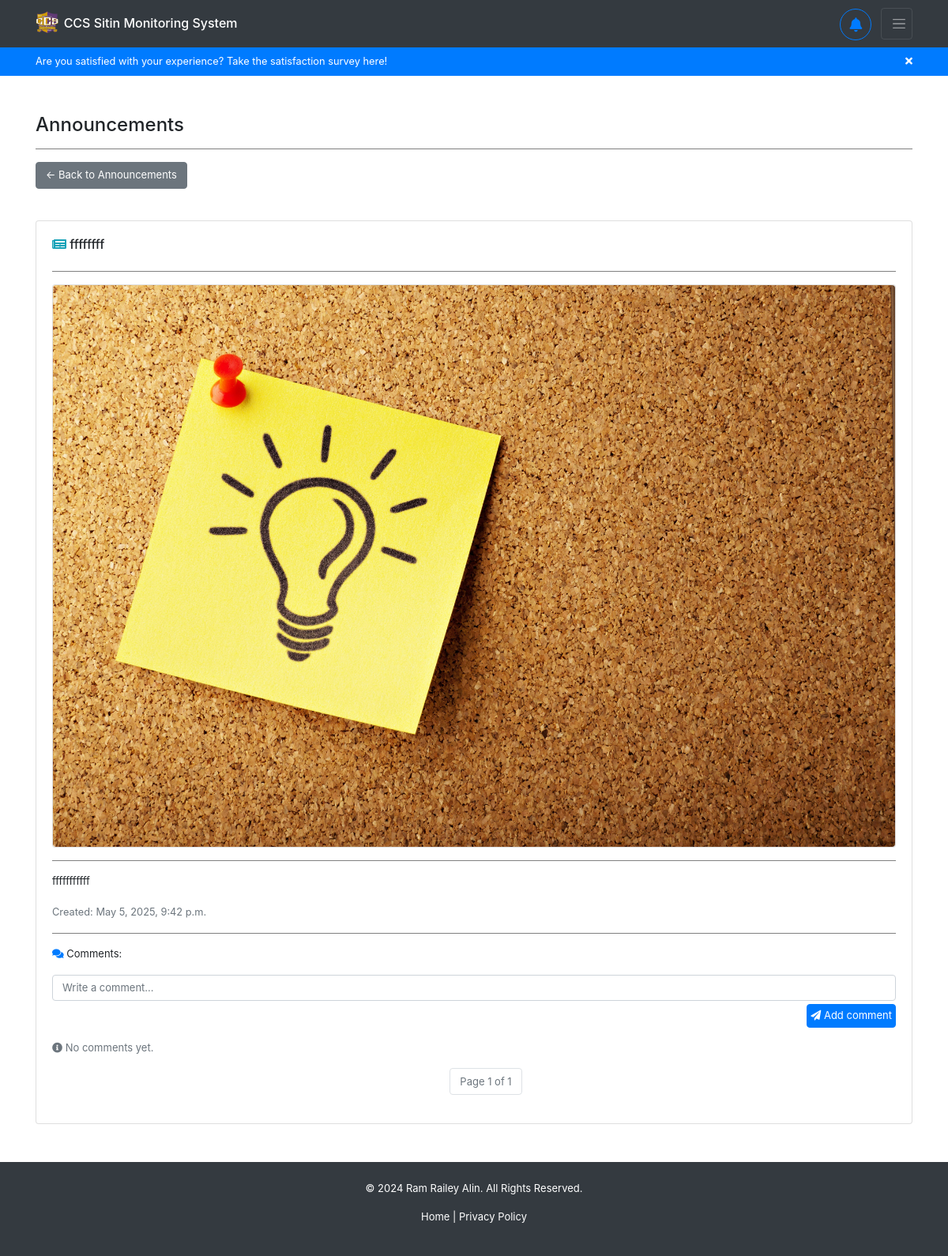
Screenshot of /announcements/42/ (signed in) with the database file from the repository.
### backend/models.py (models this page shows, shortened)
class Announcement(models.Model):
    title = models.CharField(max_length=255, blank=True, null=True)
    content = models.TextField(blank=True, null=True)
    image = models.ImageField(upload_to="announcements/", default="announcements/announcement.jpg", blank=True, null=True)
    date = models.DateTimeField(auto_now_add=True)
    updated_at = models.DateTimeField(auto_now=True)
    superuser = models.ForeignKey(User, on_delete=models.CASCADE, limit_choices_to={'is_superuser': True})

### backend/views.py (the view)
# urls.py: path('announcements/<int:announcement_id>/', views.announcement, name='user-announcement'),
@login_required
def announcement(request, announcement_id):
    if request.user.is_authenticated:
        announcement = get_object_or_404(Announcement, pk=announcement_id)
        comments = AnnouncementComment.objects.filter(
            announcement=announcement
        ).select_related(
            'user',  # Fetches the related User in the same query
            'user__registration'  # Fetches the related Registration in the same query
        ).order_by('-updated_at')
        paginator = Paginator(comments, 30)
        page_number = request.GET.get('page')
        page_obj = paginator.get_page(page_number)
        return render(request, 'backend/pages/announcement.html', context={ 'announcement': announcement, 'announcementcomments': page_obj })
    return redirect('/')

### backend/templates/backend/pages/announcement.html (shortened to what this page needs)
{% extends 'backend/base.html' %}
{% load static %}
{% load custom_filters %}
{% block content %}
<div class="container mt-5">
    <h4>Announcements</h4>
    <hr>
    <button class="btn btn-secondary mb-3" onclick="window.location.href = '{% url "user-announcements" %}'">
        ← Back to Announcements
    </button>
    <div id="announcement-body" class="card mt-4 rounded-box">
        <div class="card-body">
            <div class="d-flex justify-content-between align-items-center">
                <h6><i class="fas fa-newspaper text-info"></i> {{ announcement.title }}</h6>
            </div>
            <hr>
            {% if announcement.image %}
            <div class="text-center card">
                <img src="{{ announcement.image.url }}" alt="Announcement Image" class="img-fluid rounded" style="object-fit: cover;">
            </div>
            <hr>
            {% endif %}
            <p>{{ announcement.content }}</p>
            <small class="text-muted">Created: {{ announcement.date }}</small>
            <hr>
            <p>
                <i class="fas fa-comments text-primary"></i> Comments:</p>
            <form id="comment-form">
                <div class="form-group">
                    <textarea class="form-control" placeholder="Write a comment..."
                        oninput="this.style.height = ''; this.style.height = this.scrollHeight + 'px'" rows="1"
                        style="resize: none;" required></textarea>
                    <button type="button"
                        data-announcement_id="{{ announcement.id }}"
                        onclick="PostComment(this, this.parentElement.parentElement)"
                        class="btn p-1 mt-1 btn-primary float-right"><i class="fas fa-paper-plane"></i> Add comment</button>
                </div>
            </form>
        {% if announcementcomments %}
            {% for comment in announcementcomments %}
            <div class="comment-card w-full">
                <div class="comment-header d-flex align-items-center">
                    <img src="{{ comment.user.registration.profilepicture_sm.url }}" alt="comment profile pic"
                        class="comment-pic">
                    <div class="d-flex justify-content-between w-100">
                        <div class="comment-user-info flex-grow-1">
                            <p class="mb-1">{{ comment.user.registration.firstname }} {{ comment.user.registration.middlename }} {{ comment.user.registration.lastname }}</p>
                            <span class="comment-date">{{ comment.date|time_ago }}</span>
                        </div>
                        <div class="dropdown ms-auto">
                            <button class="btn btn-light btn-sm" type="button" id="dropdownMenuButton"
                                data-toggle="dropdown" aria-haspopup="true" aria-expanded="false">
                                <i class="fas fa-cog"></i>
                            </button>
                            <div id="comment-dropdown" class="dropdown-menu dropdown-menu-end rounded-box"
                                aria-labelledby="dropdownMenuButton">
                                {% if request.user.id == comment.user.id %}
                                <button class="dropdown-item small link"
                                    onclick="toggleEditForm('{{ comment.id }}')">Edit</button>
                                <button class="dropdown-item text-danger small link"
                                    onclick="showConfirmDeleteModal('{{ announcement.id }}', '{{ comment.id }}')">Delete</button>
                                {% endif %}
                                <button class="dropdown-item text-danger small link">Report</button>
                            </div>
                        </div>
                    </div>
                </div>
                <div id="comment-text-{{ comment.id }}" class="comment-body">
                    <p>{% if comment.comment %}{{ comment.comment }}{% else %}N\A{% endif %}</p>
                </div>
                <form id="edit-form-{{ comment.id }}" class="edit-comment-form" style="display: none;">
                    {% csrf_token %}
                    <div class="form-group">
                        <textarea name="comment" class="form-control" placeholder="Write a comment..."
                            oninput="this.style.height = ''; this.style.height = this.scrollHeight + 'px'" rows="1"
                            style="resize: none;" required>{{ comment.comment }}</textarea>
                    </div>
                    <div class="mt-2">
                        <button type="button"
                            data-id="{{ comment.id }}"
                            data-announcement_id="{{ announcement.id }}"
                            onclick="EditComment(this, this.parentElement.parentElement)"
                            class="btn btn-primary btn-sm">Save</button>
                        <button type="button" class="btn btn-secondary btn-sm"
                            onclick="toggleEditForm('{{ comment.id }}')">Cancel</button>
                    </div>
                </form>
            </div>
            {% endfor %}
        {% else %}
            <p class="text-muted"><i class="fas fa-info-circle"></i> No comments yet.</p>
        {% endif %}
            <div class="pagination mt-3 d-flex flex-column justify-content-center">
                <nav aria-label="Comment pagination">
                    <ul class="pagination justify-content-center">
                        <li class="page-item disabled">
                            <span class="page-link">Page {{ announcementcomments.number }} of {{ announcementcomments.paginator.num_pages }}</span>
                        </li>
                    </ul>
                </nav>
            </div>
        </div>
    </div>
</div>
{% endblock content %}

### backend/static/backend/css/styles.css (style rules this page uses)
* { box-sizing: border-box; padding: 0; margin: 0; }
html { scroll-behavior: smooth; }
li { text-decoration: none; }
p { font-size: small; }
button { font-size: small; }
.btn { font-size: small; }
form { display: flex; flex-direction: column; row-gap: 10px; }
hr { width: 100%; border: none; border-top: 1px solid gray; }
ul { font-size: small; margin-left: 30px; }
input[type="text"], input[type="email"], input[type="password"], input[type="number"], input[type="search"], input[type="tel"], input[type="url"], input[type="date"], input[type="datetime-local"], input[type="month"], input[type="week"], input[type="time"], textarea, select { font-size: small !important; }

### rows the page displays
Announcement: title "ffffffff", image (picture), content "fffffffffff", date "May 5, 2025, 9:42 p.m."

### other values shown
{{ announcementcomments.number }} "1"
{{ announcementcomments.paginator.num_pages }} "1"
